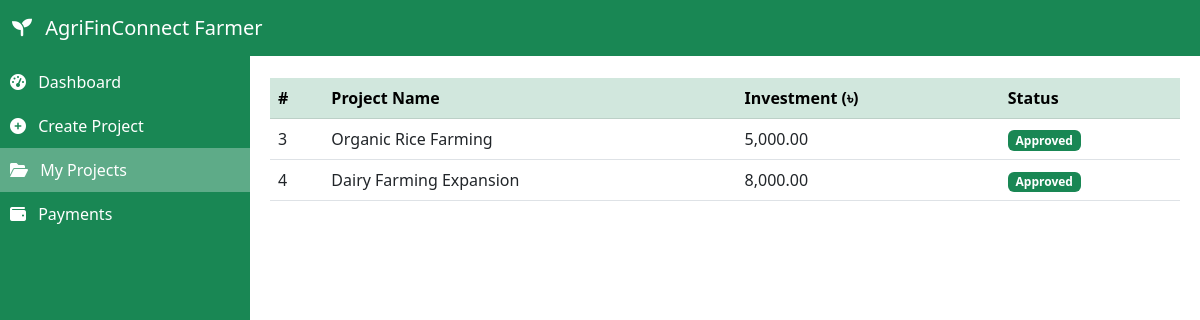
Screenshot of /farmer/my_projects.php (signed in) with the database file from the repository.
### tables this page shows
CREATE TABLE `projects` (
  `id` int(11) NOT NULL,
  `farmer_id` int(11) DEFAULT NULL,
  `title` varchar(255) DEFAULT NULL,
  `description` text DEFAULT NULL,
  `category` varchar(255) DEFAULT NULL,
  `target_amount` decimal(15,2) DEFAULT NULL,
  `raised_amount` decimal(15,2) DEFAULT NULL,
  `start_date` date DEFAULT NULL,
  `end_date` date DEFAULT NULL,
  `status` enum('pending','approved','closed','finished') NOT NULL,
  `created_at` datetime DEFAULT NULL,
  `roi` decimal(5,2) DEFAULT NULL
);

### farmer/my_projects.php (the view, shortened to what this page needs)
<?php
$farmer_id = $_SESSION['id'];
$db_connection = databaseconnect();
$sql = "SELECT id, title, target_amount, raised_amount, status FROM projects WHERE farmer_id = ?";
$statement = $db_connection->prepare($sql);
$statement->bind_param("i", $farmer_id);
$statement->execute();
$result = $statement->get_result();
?>
<!DOCTYPE html>
<html lang="en">
<head>
    <link href="https://cdn.jsdelivr.net/npm/bootstrap@5.3.0/dist/css/bootstrap.min.css" rel="stylesheet">
    <link rel="stylesheet" href="https://cdnjs.cloudflare.com/ajax/libs/font-awesome/6.0.0/css/all.min.css">
</head>
<body>
    <nav class="navbar navbar-expand-lg navbar-dark bg-success fixed-top">
        <div class="container-fluid">
            <a class="navbar-brand" href="#"><i class="fas fa-seedling me-2"></i> AgriFinConnect Farmer</a>
        </div>
    </nav>
    <div class="sidebar col-md-3 col-lg-2 d-md-block">
        <div class="position-sticky">
            <ul class="nav flex-column">
                <li class="nav-item"><a class="nav-link" href="dashboard.php"><i class="fas fa-tachometer-alt me-2"></i> Dashboard</a></li>
                <li class="nav-item"><a class="nav-link" href="create_project.php"><i class="fas fa-plus-circle me-2"></i> Create Project</a></li>
                <li class="nav-item"><a class="nav-link active" href="my_projects.php"><i class="fas fa-folder-open me-2"></i> My Projects</a></li>
                <li class="nav-item"><a class="nav-link" href="payments.php"><i class="fas fa-wallet me-2"></i> Payments</a></li>
            </ul>
        </div>
    </div>
    <div class="main-content">
        <h1 class="h3 mb-4">My Projects</h1>
        <div class="table-responsive">
            <table class="table table-hover">
                <thead class="table-success">
                    <tr>
                        <th>#</th>
                        <th>Project Name</th>
                        <th>Investment (৳)</th>
                        <th>Status</th>
                    </tr>
                </thead>
                <tbody>
                    <?php while ($project = $result->fetch_assoc()) { ?>
                        <tr>
                            <td><?= $project['id'] ?></td>
                            <td><?= $project['title'] ?></td>
                            <td><?= number_format($project['target_amount'], 2) ?></td>
                            <td><span class="badge bg-<?= ($project['status'] == 'approved') ? 'success' : 'warning' ?>"><?= ucfirst($project['status']) ?></span></td>
                        </tr>
                    <?php } ?>
                </tbody>
            </table>
        </div>
    </div>
</body>
</html>

### farmer/my_projects.php (style rules this page uses)
.sidebar { height: 100vh; position: fixed; top: 0; left: 0; width: 250px; background-color: #198754; color: white; padding-top: 60px; }
.sidebar .nav-link { color: white; padding: 10px; }
.sidebar .nav-link.active { background-color: rgba(255, 255, 255, 0.3); }
.main-content { margin-left: 250px; padding: 20px; }

### rows the page displays
projects: id "3", title "Organic Rice Farming", target_amount "5,000.00", status "Approved"
projects: id "4", title "Dairy Farming Expansion", target_amount "8,000.00", status "Approved"
